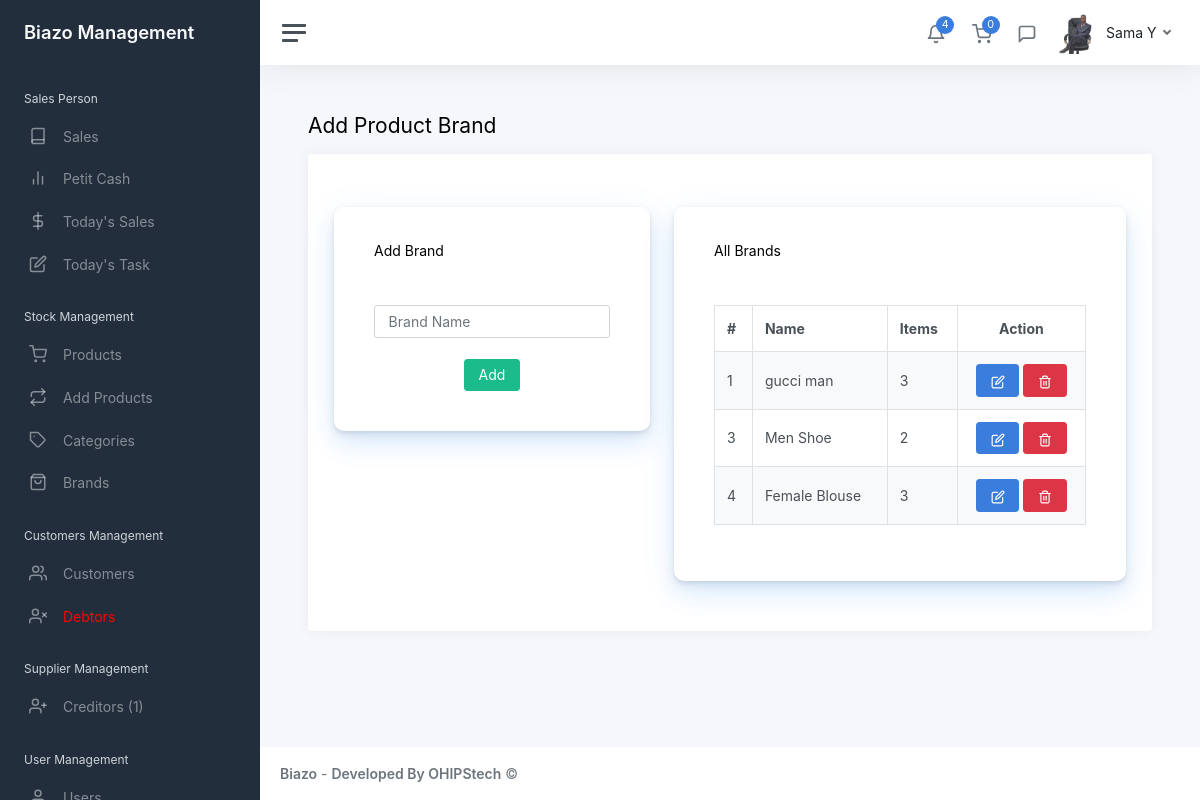
The app's page /admin/add_brands.php (signed in) with its own data.
### tables this page shows
CREATE TABLE `users` (
  `id` int(11) NOT NULL,
  `member_name` varchar(255) NOT NULL,
  `position` varchar(255) NOT NULL,
  `dob` date NOT NULL,
  `country` varchar(255) NOT NULL,
  `gender` varchar(255) NOT NULL,
  `address` varchar(255) NOT NULL,
  `hobbies` varchar(255) NOT NULL,
  `id_no` varchar(255) NOT NULL,
  `start_date` varchar(255) NOT NULL,
  `code` varchar(20) NOT NULL,
  `phone` varchar(20) NOT NULL,
  `image` mediumblob NOT NULL,
  `employee_id` mediumblob NOT NULL,
  `employee_application` varchar(255) NOT NULL,
  `surety_name` varchar(255) NOT NULL,
  `surety_occupation` varchar(255) NOT NULL,
  `surety_phone` varchar(50) NOT NULL,
  `surety_id` varchar(255) NOT NULL,
  `surety_relationship` varchar(50) NOT NULL,
  `surety_address` varchar(50) NOT NULL,
  `surety_agreement` varchar(50) NOT NULL,
  `username` varchar(100) NOT NULL,
  `password` varchar(255) NOT NULL,
  `other` varchar(255) NOT NULL,
  `isUser` int(255) NOT NULL
);

CREATE TABLE `brands` (
  `id` int(11) NOT NULL,
  `brand_name` varchar(255) NOT NULL
);

### admin/add_brands.php (the view, shortened to what this page needs)
<?php
	include "includes/head.php";
	include "includes/sidebar.php";
	include 'database/config2.php';
?>
<main class="content">
	<div class="container-fluid p-0">
		<h1 class="h3 mb-3">Add Product Brand</h1>
		<div class="row">
			<div class="col-12">
				<div class="card">
					<div class="card-header">
					</div>
					<div class="card-body">
						<div class="container-fluid">
							<div class="row">
								<div class="col col-md-5">
									<div class="homeCard">
										<div class="card-content">
											<div class="card-header"><h5><i class="fas fa-list"></i> Add Brand</h5></div>
											<div class="card-body">
												<form action="includes/server.php" method="POST">
													<div class="row">
														<div class="col col-sm-12">
															<input type="text" name="brand_name" placeholder="Brand Name" required class="form-control">
														</div>
													</div>
													<br>
													<div class="text-center">
														<button name="create_brands" type="submit" class="btn btn-success">Add</button>
													</div>
												</form>
											</div>
										</div>
									</div>
								</div>
								<div class="col col-md-7">
									<div class="homeCard">
										<div class="card-content">
											<div class="card-header"><h5><i class="fas fa-list"></i> All Brands</h5></div>
											<div class="card-body">
												<table id="table" class="table table-bordered table-striped">
													<thead>
														<tr>
															<th scope="col">#</th>
															<th scope="col">Name</th>
															<th scope="col">Items</th>
															<th scope="col" class="text-center">Action</th>
														</tr>
													</thead>
													<tbody>
													<?php
														$cat_query_select = "SELECT * FROM brands ";
														$cat_stm_select = $conn->prepare($cat_query_select);
														$cat_stm_select->execute();
														while($select = $cat_stm_select->fetch(PDO::FETCH_ASSOC)){
															$verify = $select['brand_name'];
															$cat_query_counting = "SELECT * FROM products WHERE brand_id = '$verify'";
															$cat_stm_counting = $conn->prepare($cat_query_counting);
															$cat_stm_counting->execute();
															$counting = $cat_stm_counting->rowCount();
															echo "
															<tr>
																<td>{$select['id']}</td>
																<td>{$select['brand_name']}</td>
																<td>{$counting}</td>
																<td class='text-center'>
																	<a href='edit_brand.php?id={$select['id']}'>
																		<button type='delete' class='btn btn-primary'>
																			<i class='align-middle' data-feather='edit'></i>
																		</button>
																	</a>
																	<a href='delete_brand.php?id={$select['id']}'>
																		<button type='delete' class='btn btn-danger'>
																			<i class='align-middle' data-feather='trash-2'></i>
																		</button>
																</td>
															</tr>
															";
														}
													?>
													</tbody>
												</table>
											</div>
										</div>
									</div>
								</div>
							</div>
						</div>
					</div>
				</div>
			</div>
		</div>
	</div>
</main>
<?php
	include "includes/footer.php";
?>

### admin/includes/sidebar.php (shortened to what this page needs)
<?php
include 'database/config.php';
$user = $_SESSION['username'];
$query = "SELECT * from users WHERE username = '$user' LIMIT 1";
$result = mysqli_query($conn, $query);
$row = mysqli_fetch_assoc($result);
?>
<div class="wrapper">
		<nav id="sidebar" class="sidebar js-sidebar">
			<div class="sidebar-content js-simplebar">
				<a class="sidebar-brand" href="index.php">
					<span class="align-middle">Biazo Management</span>
				</a>
				<ul class="sidebar-nav">
					<li class="sidebar-header">
						Sales Person
					</li>
					<li class="sidebar-item">
						<a class="sidebar-link" href="index.php?salesresult=">
							<i class="align-middle" data-feather="book"></i> <span class="align-middle">Sales</span>
						</a>
					</li>
					<li class="sidebar-item">
						<a class="sidebar-link" href="petit_cash.php?salesresult=">
							<i class="align-middle" data-feather="bar-chart-2"></i> <span class="align-middle">Petit Cash</span>
						</a>
					</li>
					<li class="sidebar-item">
						<a class="sidebar-link" href="today_sales.php">
							<i class="align-middle" data-feather="dollar-sign"></i> <span class="align-middle">Today's Sales</span>
						</a>
					</li>
					<li class="sidebar-item">
						<a class="sidebar-link" href="todays_task.php">
							<i class="align-middle" data-feather="edit"></i> <span class="align-middle">Today's Task</span>
						</a>
					</li>
					<li class="sidebar-header">
						Stock Management
					</li>
					<li class="sidebar-item">
						<a class="sidebar-link" href="products.php">
							<i class="align-middle" data-feather="shopping-cart"></i> <span class="align-middle">Products</span>
						</a>
					</li>
					<li class="sidebar-item">
						<a class="sidebar-link" href="add_prd.php">
							<i class="align-middle" data-feather="repeat"></i> <span class="align-middle">Add Products</span>
						</a>
					</li>
					<li class="sidebar-item">
						<a class="sidebar-link" href="add_cat.php?result=">
							<i class="align-middle" data-feather="tag"></i> <span class="align-middle">Categories</span>
						</a>
					</li>
					<li class="sidebar-item">
						<a class="sidebar-link" href="add_brands.php?result=">
							<i class="align-middle" data-feather="shopping-bag"></i> <span class="align-middle">Brands</span>
						</a>
					</li>
					<li class="sidebar-header">
						Customers Management
					</li>
					<li class="sidebar-item">
						<a class="sidebar-link" href="customers.php?registration">
							<i class="align-middle" data-feather="users"></i> <span class="align-middle">Customers</span>
						</a>
					</li>
					<?php
						 include 'database/config2.php';
						 $id_query = "SELECT * FROM debtors";
						 $id_stm = $conn->prepare($id_query);
						 $id_stm->execute();
						 $id_D = $id_stm->fetch(PDO::FETCH_ASSOC);
						 $D_H = $id_D['debtor_id'];
					?>
					<li class="sidebar-item">
						<a class="sidebar-link" style="color:red" href="debtors.php?id=<?php echo $D_H;?>">
							<i class="align-middle" data-feather="user-x"></i> <span class="align-middle">Debtors</span>
						</a>
					</li>
					<li class="sidebar-header">
						Supplier Management
					</li>
					<li class="sidebar-item">
						<?php
						$mm = "SELECT * FROM creditors WHERE balance > 0";
						$aa = $conn->prepare($mm);
						$aa->execute();
						$aacount = $aa->rowCount();
						?>
						<a class="sidebar-link" href="add_spply.php">
							<i class="align-middle" data-feather="user-plus"></i> <span class="align-middle">Creditors (<?php echo $aacount; ?>)</span>
						</a>
					</li>
					<li class="sidebar-header">
						User Management
					</li>
					<li class="sidebar-item">
						<a class="sidebar-link" href="users.php">
							<i class="align-middle" data-feather="user"></i> <span class="align-middle">Users</span>
						</a>
					</li>
				</ul>
			</div>
		</nav>
		<div class="main">
			<nav class="navbar navbar-expand navbar-light navbar-bg">
				<a class="sidebar-toggle js-sidebar-toggle">
					<i class="hamburger align-self-center"></i>
				</a>
				<div class="navbar-collapse collapse">
					<ul class="navbar-nav navbar-align">
						<li class="nav-item dropdown">
							<a class="nav-icon dropdown-toggle" href="#" id="alertsDropdown" data-bs-toggle="dropdown">
								<div class="position-relative">
									<i class="align-middle" data-feather="bell"></i>
									<span class="indicator">4</span>
								</div>
							</a>
						</li>
						<?php
						include 'database/config2.php';
						$studentdbq = "SELECT * FROM products WHERE is_cart = 1";
						$statement2 = $conn->prepare($studentdbq);
						$statement2->execute();
						$carcount = $statement2->rowCount();
						?>
						<li class="nav-item dropdown">
							<a class="nav-icon dropdown-toggle" href="#" id="alertsDropdown" data-bs-toggle="dropdown">
								<div class="position-relative">
									<i class="align-middle" data-feather="shopping-cart"></i>
									<span class="indicator"><?php echo $carcount; ?></span>
								</div>
							</a>
						</li>
						<li class="nav-item dropdown">
							<a class="nav-icon dropdown-toggle" href="#" id="messagesDropdown" data-bs-toggle="dropdown">
								<div class="position-relative">
									<i class="align-middle" data-feather="message-square"></i>
								</div>
							</a>
						</li>
						<li class="nav-item dropdown">
							<a class="nav-link dropdown-toggle d-none d-sm-inline-block" href="#" data-bs-toggle="dropdown">
								<img src="img/employee/<?php echo $row['image']?>" class="avatar img-fluid rounded me-1" alt="Charles Hall" /> <span class="text-dark"><?php echo $row['member_name']?></span>
							</a>
						</li>
					</ul>
				</div>
			</nav>

### admin/css/custom.css (style rules this page uses)
.homeCard { background-color: #fff; border-radius: 10px; border: none; position: relative; margin-bottom: 30px; box-shadow: 0 0.46875rem 2.1875rem rgb(45 136 239 / 10%), 0 0.9375rem 1.40625rem rgb(71 157 255 / 10%), 0 0.25rem 0.53125rem rgb(90 97 105 / 12%), 0 0.125rem 0.1875rem rgb(90 97 105 / 10%); padding: 20px; }

### records on screen
users: image (picture), member_name "Sama Y"
brands: id "1", brand_name "gucci man", counting "3"
brands: id "3", brand_name "Men Shoe", counting "2"
brands: id "4", brand_name "Female Blouse", counting "3"

### other values on screen
$aacount "1"
$carcount "0"
